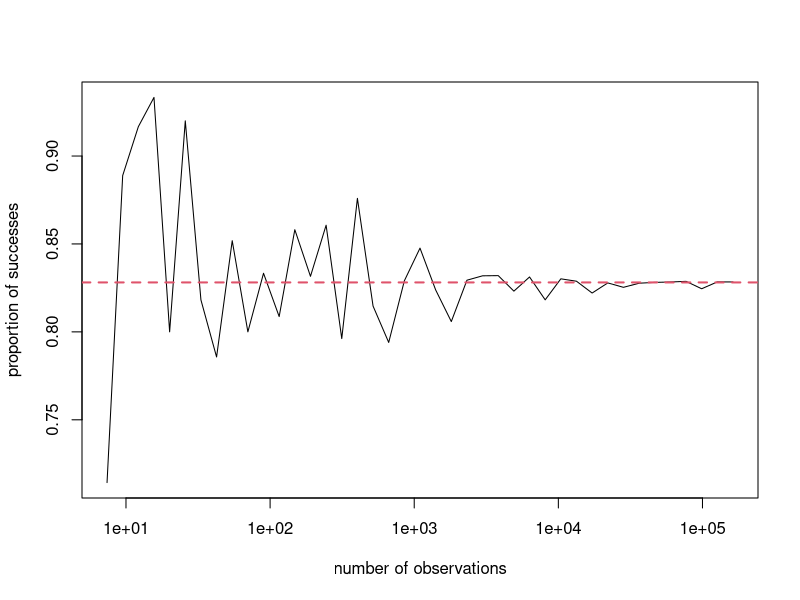

Source code (R): (Note: this script raises an error after producing the figure.)
## ---- chunk 1
nIter = 10000 #set some number of repeated experiments to run
SampSize = 10 #set the sample size  
Prob = .5 #set the probability of preferring Schlitz
Acceptable = .4 #set an acceptable proportion of Schlitz preferrers

results = vector(length=nIter) #create a vector of length nIter

for(i in 1:nIter){ #repeat the following process nIter times
   #Choose SampSize values from the set (0,1) with replacement
   #where the probability of drawing a 1 is equal to Prob
   #save the results in a vector called Samp
   Samp = sample(c(0,1), size=SampSize, prob=c(1-Prob, Prob), replace=TRUE)
   
   #In the ith location of "results", calculate the proportion of 1s in Samp
   results[i] = sum(Samp)/SampSize 
}

#Calculate the proportion of random experiments that were "acceptable"
sum(results>=Acceptable)/nIter
## ---- chunk 2

set.seed(1234567)
sample_size <- 10
min_success <- 4
prob_success <- 0.5

lognobs <- seq(2,12,by=0.25)
n_obs <- exp(lognobs)
obs_prop <- c()
for (n in n_obs) {
   tmp <- rbinom(n, sample_size, prob_success)
   obs_prop <- c(obs_prop, length(which(tmp >= min_success))/length(tmp))
}
plot(n_obs, obs_prop, 
     xlab="number of observations",
     ylab="proportion of successes",
     log="x", type="l")
abline(h=sum(dbinom(min_success:sample_size,sample_size,prob_success)), col=2, lty=2, lwd=2)
# 
# plot(n_obs, obs_prop, 
#      xlab="number of observations",
#      ylab="proportion of successes", type="l")
# abline(h=sum(dbinom(min_success:sample_size,sample_size,0.65)), col=2, lty=2, lwd=2)

## ---- chunk 3
#calculate choose(n=10,k=4) in R
choose(n=10, k=4)

#calculate choose(n=10,k= all the numbers between 4 and 10)
choose(n=10, k=4:10)

#add up all of the values above using sum() and then divide by 2^10
sum(choose(n=10, k=4:10))/2^10
## ---- chunk 4
#calculate dbinom(4,10,.5)
dbinom(4,10,.5)

#add up the probabilities of 4,5,6,7,8,9, or 10 people preferring Schlitz
sum(dbinom(4:10,10,.5))
## ---- chunk 5

cure_prob <- c(0.7,0.3)
approved_prob <- c(0.4, 0.6)
market_prob <- c(0.1, 0.9)


wheelan_cancer <- data.frame(
   Cure = c(rep("No",700), rep("Yes",300)),
   Approved = c(rep(NA,700), rep("No",120), rep("Yes",180)),
   First2Market = c(rep(NA,820), rep("No", 18), rep("Yes",162)),
   Payout = c(rep(250000,700), rep(0,120), rep(0, 18), rep(25000000,162))
)

wheelan_tree <- rpart(
  Payout ~ ., 
  data = wheelan_cancer, 
  method = "anova"
)
## ---- chunk 6
rpart.plot(wheelan_tree, type = 5)
